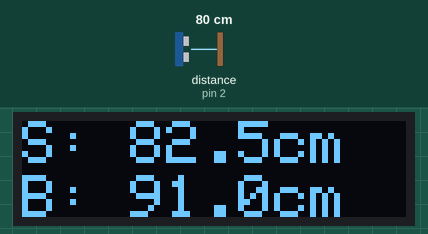
This sketch was run on a simulated Arduino Uno, built with avr-gcc and run on an emulated ATmega328P. Parts: 128×32 one-colour display. Wiring (inferred from the names in the program): ultrasonic range finder: trigger pin 3; echo pin 2. Inputs (shaded band) come from the test bench; at power-on: distance to the obstacle (sensor on pin 2) 80 cm. The echo pulse lasts 58.3 µs per cm; what the sketch prints to the serial monitor is not drawn.

Above: at 3.2 s.
3.3 s: distance to the obstacle (sensor on pin 2) set to 2 cm
At 4.4 s:
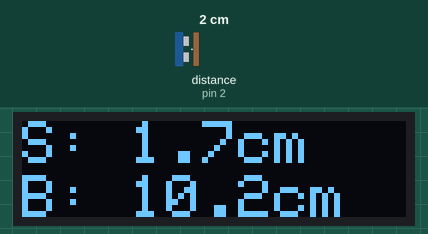
6.6 s: distance to the obstacle (sensor on pin 2) set to 4 cm
At 8.5 s:
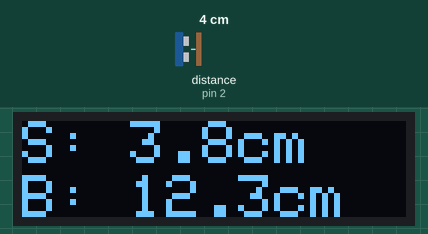
10.6 s: distance to the obstacle (sensor on pin 2) set to 9 cm
At 11.7 s:
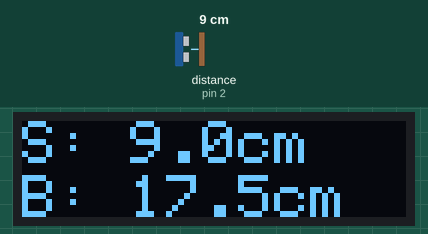
Timing chart, 0 to 13.6 s (numbered marks = the images above; inputs shaded):
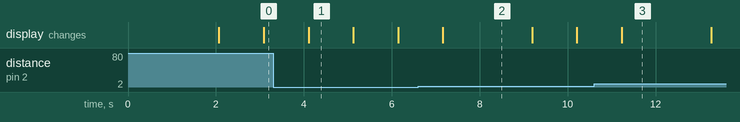

The sketch:

pengukur_jarak_digital.ino
```cpp
#include <Wire.h>
#include <Adafruit_GFX.h>
#include <Adafruit_SSD1306.h>

// Konfigurasi OLED
#define SCREEN_WIDTH 128
#define SCREEN_HEIGHT 32
#define OLED_RESET -1 // Tidak ada pin reset, gunakan -1
#define SCREEN_ADDRESS 0x3C // Alamat I2C untuk OLED
Adafruit_SSD1306 display(SCREEN_WIDTH, SCREEN_HEIGHT, &Wire, OLED_RESET);

// Konfigurasi HC-SR04
#define TRIG_PIN 3 // Pin TRIG HC-SR04
#define ECHO_PIN 2 // Pin ECHO HC-SR04

// Panjang body (85mm = 8.5cm)
#define BODY_LENGTH 8.5 // Panjang body dalam cm

void setup() {
  // Inisialisasi Serial Monitor
  Serial.begin(9600);

  // Inisialisasi OLED
  if (!display.begin(SSD1306_SWITCHCAPVCC, SCREEN_ADDRESS)) {
    Serial.println(F("Gagal menginisialisasi OLED"));
    for (;;); // Hentikan jika OLED gagal
  }

  // Pesan awal
  display.clearDisplay();
  display.setTextSize(1);
  display.setTextColor(SSD1306_WHITE);
  display.setCursor(0, 0);
  display.println("Pengukur Jarak");
  display.println("Menginisialisasi...");
  display.display();
  delay(2000);

  // Konfigurasi pin HC-SR04
  pinMode(TRIG_PIN, OUTPUT);
  pinMode(ECHO_PIN, INPUT);

  // Bersihkan layar OLED
  display.clearDisplay();
}

void loop() {
  // Variabel untuk durasi dan jarak
  long duration;
  float distance, totalDistance;

  // Kirim pulsa ke TRIG
  digitalWrite(TRIG_PIN, LOW);
  delayMicroseconds(2);
  digitalWrite(TRIG_PIN, HIGH);
  delayMicroseconds(10);
  digitalWrite(TRIG_PIN, LOW);

  // Baca pulsa dari ECHO
  duration = pulseIn(ECHO_PIN, HIGH);

  // Hitung jarak dalam cm
  distance = ((duration * 0.034) / 2) * 1.045;

  // Hitung total jarak (jarak dari sensor + panjang body)
  totalDistance = distance + BODY_LENGTH;

  // Tampilkan jarak di OLED
  display.clearDisplay();
  // display.setCursor(0, 0);
  // display.setTextSize(1);
  // display.println("Pengukur Jarak:");
  display.setTextSize(2);
  display.setCursor(0, 0);
  display.print("S: ");
  display.print(distance, 1); // Jarak sensor
  display.println("cm");
  display.setCursor(0, 18);
  display.print("B: ");
  display.print(totalDistance, 1); // Total jarak
  display.println("cm");
  display.display();

  // Debug ke Serial Monitor
  Serial.print("Jarak Sensor: ");
  Serial.print(distance, 1);
  Serial.println("cm");
  Serial.print("Jarak Total: ");
  Serial.print(totalDistance, 1);
  Serial.println("cm");

  delay(1000); // Tunggu 500ms sebelum pembacaan berikutnya
}
```

Measured:
- after the input at 3.3 s, the display: changes after 0.81 s (image 1)
- after the input at 6.6 s, the display: changes after 0.56 s (image 2)
- after the input at 10.6 s, the display: changes after 0.63 s (image 3)
- what the display in image 1 shows lasts 1.0 s, from 4.1 s to 5.1 s
- what the display in image 2 shows lasts 2.0 s, from 7.2 s to 9.2 s
